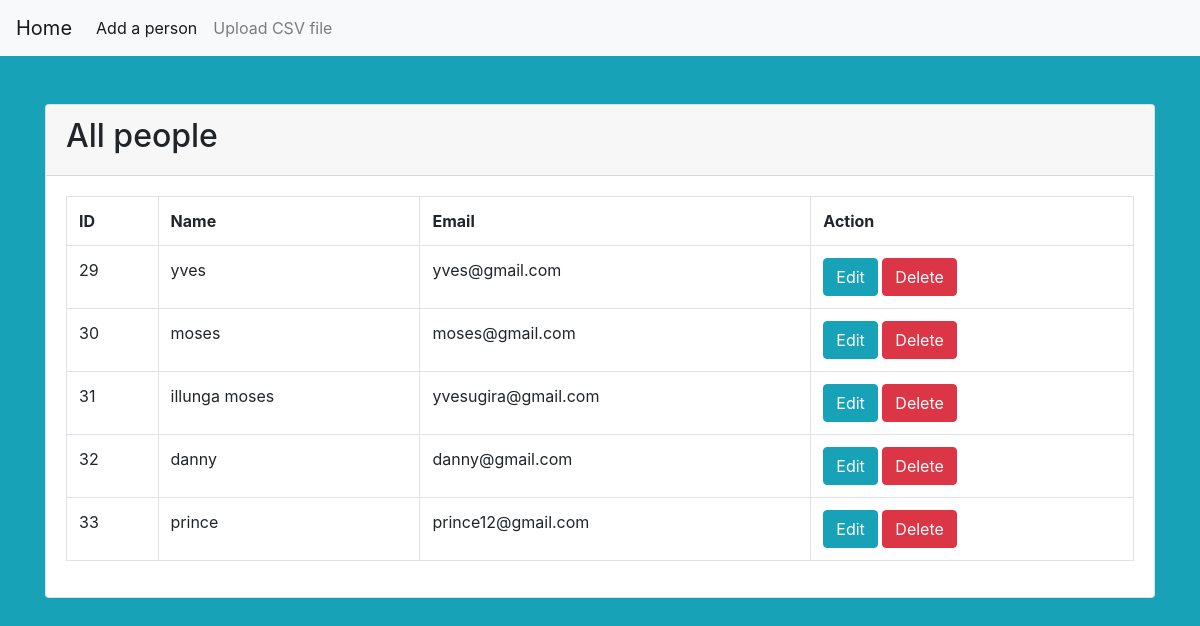
The page / on the database its author committed.
### tables this page shows
CREATE TABLE `people` (
  `id` int(11) NOT NULL,
  `name` varchar(50) NOT NULL,
  `email` varchar(50) NOT NULL
);

### index.php (the view)
<?php
require 'db.php';
$sql = 'SELECT * FROM people';
$statement = $connection->prepare($sql);
$statement->execute();
$people = $statement->fetchAll(PDO::FETCH_OBJ);
 ?>
<?php require 'header.php'; ?>
<div class="container">
  <div class="card mt-5">
    <div class="card-header">
      <h2>All people</h2>
    </div>
    <div class="card-body">
      <table class="table table-bordered">
        <tr>
          <th>ID</th>
          <th>Name</th>
          <th>Email</th>
          <th>Action</th>
        </tr>
        <?php foreach($people as $person): ?>
          <tr>
            <td><?= $person->id; ?></td>
            <td><?= $person->name; ?></td>
            <td><?= $person->email; ?></td>
            <td>
              <a href="edit.php?id=<?= $person->id ?>" class="btn btn-info">Edit</a>
              <a onclick="return confirm('Are you sure you want to delete this entry?')" href="delete.php?id=<?= $person->id ?>" class='btn btn-danger'>Delete</a>
            </td>
          </tr>
        <?php endforeach; ?>
      </table>
    </div>
  </div>
</div>
<?php require 'footer.php'; ?>

### header.php (shortened to what this page needs)
<!doctype html>
<html lang="en">
  <head>
    <link rel="stylesheet" href="https://maxcdn.bootstrapcdn.com/bootstrap/4.0.0-beta.2/css/bootstrap.min.css">
  </head>
  <body class="bg-info">
    <nav class="navbar navbar-expand-lg navbar-light bg-light">
  <a class="navbar-brand" href="index.php">Home</a>
  <div class="collapse navbar-collapse" id="navbarSupportedContent">
    <ul class="navbar-nav mr-auto">
      <li class="nav-item active">
        <a class="nav-link" href="create.php">Add a person <span class="sr-only">(current)</span></a>
      </li>
      <li class="nav-item">
        <a class="nav-link" href="upload_csv.php">Upload CSV file</a>
      </li>
    </ul>
  </div>
</nav>

### footer.php (shortened to what this page needs)
  </body>
</html>

### rows shown on the page
people: id "29", name "yves", email "yves@gmail.com"
people: id "30", name "moses", email "moses@gmail.com"
people: id "31", name "illunga moses", email "yvesugira@gmail.com"
people: id "32", name "danny", email "danny@gmail.com"
people: id "33", name "prince", email "prince12@gmail.com"
